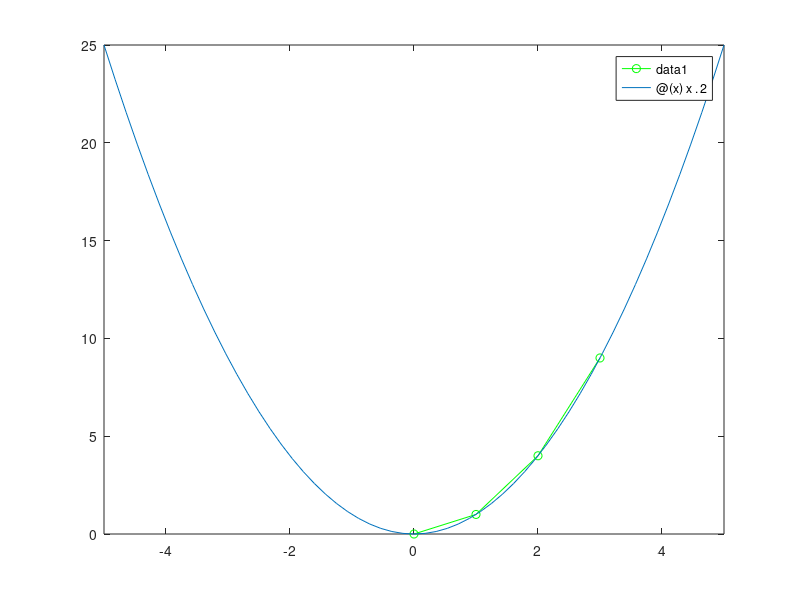

Reproduce this figure in MATLAB. (Note: this script raises an error after producing the figure.)
% Funktsioon graafikud, näide
% funktsioon tabeli kujul
x = [0 1 2 3];
y = [0 1 4 9];
plot(x, y,'go-')

%b) funktsioon valemi kujul, y = f(x)
hold on
fplot(@(x) x.^2)

%c) funktsioon ilmutatmata kujul, st
% f(x,y) = 0
hold on
fimplicit(@(x,y) x.^2 + y.^2 - 1) 
axis equal % vastasel juhul näeb välja nagu ellips